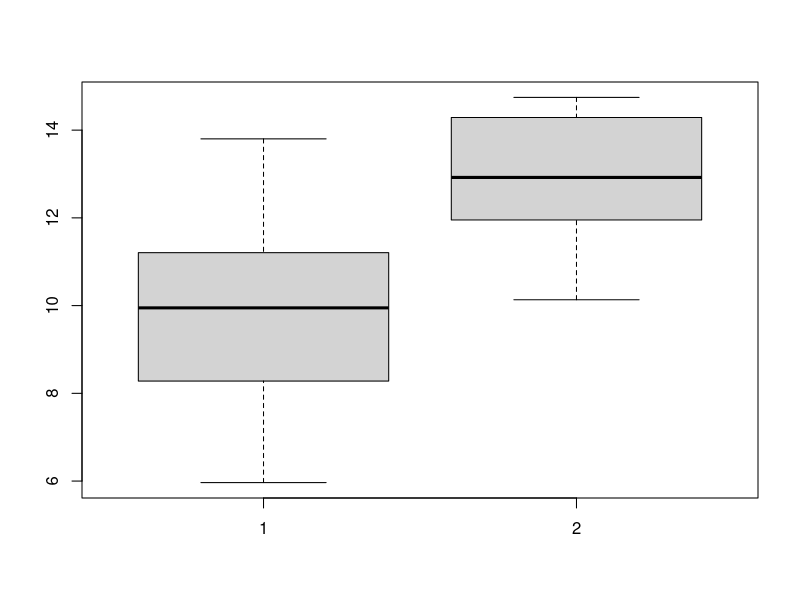

R code for this plot: (Note: this script raises an error after producing the figure.)
## ---- chunk 1
options(width=80)
## ---- chunk 2
logical_vector <- c(TRUE, FALSE, TRUE, TRUE, FALSE)
## ---- chunk 3
sum(logical_vector)
## ---- chunk 4
numbers <- 1:5
numbers[ logical_vector ]
## ---- chunk 5
numbers <- c(42, 3, -17, 0, -2, 1)
numbers > 0
## ---- chunk 6
# prints only numbers greater than 0
numbers[ numbers > 0 ]

# prints only numbers different from 0
numbers[ numbers != 0 ]
## ---- chunk 7
numbers <- c(42, 3, NA, 0, -2, 1)
is.na(numbers)
## ---- chunk 8
which(is.na(numbers))
## ---- chunk 9
nas <- is.na(numbers)
nas
# change TRUE to FALSE and FALSE to TRUE
!nas
useful_numbers <- numbers[!nas]
useful_numbers
## ---- chunk 10
patient_measurements <- c(1, 16, 7, 42, 3)
patient_gender <- c("male", "female", "female", "male", "female")
patient_measurements[ patient_gender == "male" ]
## ---- chunk 11
vec <- rnorm(50)
## ---- chunk 12
# over 0.5
over05 <- vec[ vec > 0.5 ]

# between 0.5 and 1.0
between <- over05[ over05 < 1.0 ]

# how many numbers are greater than 0.5?
sum(vec > 0.5)
## ---- chunk 13
mtx <- matrix(1:12, nrow = 3, ncol = 4)
print(mtx)
## ---- chunk 14
mtx <- matrix(1:12, nrow = 3, ncol = 4, byrow = TRUE)
print(mtx)
## ---- chunk 15
mtx <- matrix(0, nrow = 3, ncol = 4)
## ---- chunk 16
a <- 1:3
b <- 4:6
mtx <- rbind(a, b)
print(mtx)
mtx <- cbind(a, b)
print(mtx)
## ---- chunk 17
dim(mtx)
nrow(mtx)
ncol(mtx)
## ---- chunk 18
mtx <- matrix(1:12, nrow = 3, ncol = 4)
print(mtx)

# Accessing the element in the third row and the second column
mtx[3, 2]

# Accessing first three numbers in the second column
mtx[1:3, 2]

# Accessing second to fourth numbers in the first row
mtx[1, 2:4]
## ---- chunk 19
# Selecting the first two rows and the last two columns
# This will create a 2 x 2 matrix
mtx[1:2, 3:4]
## ---- chunk 20
# Selecting the whole second row
mtx[2, ]

# Selecting the whole third column
mtx[, 3]

# Row 1 and three - returns a matrix
sel <- c(1, 3)
mtx[sel, ]
## ---- chunk 21
rownames(mtx) <- c("first", "second", "third")
colnames(mtx) <- LETTERS[1:4]

mtx["first", ]
mtx[ , "A"]
## ---- chunk 22
abc <- LETTERS[1:3] # A, B, C
abc3 <- rep(abc, 3)
abc3
a3b3c3 <- rep(abc, each = 3)
a3b3c3
## ---- chunk 23
col_names <- paste0(a3b3c3, abc3)
col_names
## ---- chunk 24
n <- length(LETTERS)
abc3 <- rep(LETTERS, n)
a3b3c3 <- rep(LETTERS, each = n)
col_names <- paste0(a3b3c3, abc3)
length(col_names)
head(col_names)
tail(col_names)
## ---- chunk 25
# first, create vectors as before
n <- length(LETTERS)
abc3 <- rep(LETTERS, n)
a3b3c3 <- rep(LETTERS, each = n)

dublets <- paste0(a3b3c3, abc3)

# now, reapeat each dublet n times
# those are the first two letters of our code
dublets <- rep(dublets, each = n)

# for the third letter, repeat each letter n^2 times
# and paste it to the dublets
col_names <- paste0(dublets, rep(LETTERS, n^2))

length(col_names)
head(col_names)
tail(col_names)
col_names[1010:1020]
## ---- chunk 26
lst <- list(numbers=1:3, strings=c("a", "bu"), 
            matrix = matrix(1:4, nrow = 2), 
            logical = c(TRUE, FALSE))
lst
## ---- chunk 27
lst["numbers"]
## ---- chunk 28
typeof(lst["numbers"])
## ---- chunk 29
lst[["numbers"]]
typeof(lst[["numbers"]])
## ---- chunk 30
lst$numbers
## ---- chunk 31
patient_data <- list(name = "John Doe", age = 42, 
                     measurements = runif(5))
patient_data
patient_data$measurements[1]
patient_data$measurements[1] <- 42
patient_data$measurements * 3
## ---- chunk 32
names(patient_data)
names(patient_data) <- c("patient_name", "patient_age", "patient_measurements")
names(patient_data)[3] <- "crp_measurement"
## ---- chunk 33
group_a <- rnorm(10, mean = 10, sd = 2)
group_b <- rnorm(10, mean = 14, sd = 2)
## ---- chunk 34
boxplot(group_a, group_b)
## ---- chunk 35
t_test <- t.test(group_a, group_b)
typeof(t_test)
## ---- chunk 36
t_test
## ---- chunk 37
names(t_test)
## ---- chunk 38
t_test$p.value
## ---- chunk 39
person <- list(name = "January", age = 117, pets=c("cat", "dog"))

# change the age
person$age <- 118

# add a new element
person$city <- "Hoppegarten"

# remove pets
person$pets <- NULL
person
## ---- chunk 40
names <- c("January", "William", "Bill")
lastn <- c("Weiner", "Shakespeare", "Gates")
age   <- c(NA, 460, 65)

people <- data.frame(names=names, last_names=lastn, age=age)
people
names(people)
colnames(people)
## ---- chunk 41
dim(people)
nrow(people)
ncol(people)
## ---- chunk 42
people$names
## ---- chunk 43
people[1, ]
## ---- chunk 44
people_with_age <- people[!is.na(people$age), ]
people_with_age
## ---- chunk 45
df <- data.frame(a = 1:3, b = c("a", "b", "c"))
## ---- chunk 46
is.data.frame(df[ , 1])
## ---- chunk 47
is.data.frame(df[1, ])
## ---- chunk 48
library(tidyverse)
tbl <- tibble(a = 1:3, b = c("a", "b", "c"))
tbl
is.data.frame(tbl)
is_tibble(tbl)
## ---- chunk 49
library(S4Vectors)
DF <- DataFrame(a = 1:3, b = c("a", "b", "c"))
DF
is.data.frame(DF)
## ---- chunk 50
library(tidyverse)
filter(DF, a > 1)
